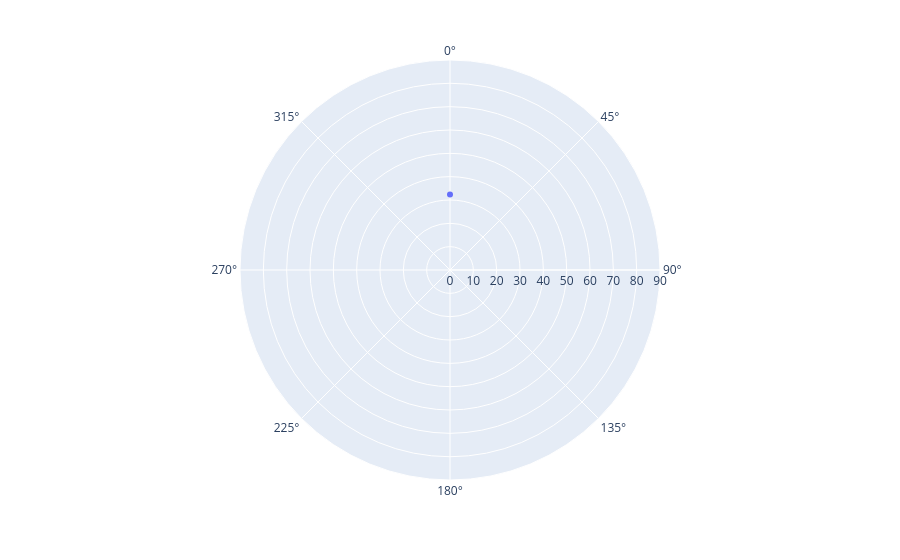

Notebook source saved alongside this figure:
### Code cell
# Let's imagine we have a Equatorial mount telescope, and it is aligned to the north star, on the indices.
# Alt and Az are the two axes, and are zeroed to zero at this point as a definition.
lat = 32.4
alt = 0
az = 0

# We'll start with a unit vector to describe the telescope axis, pointed at the zenith in the Topocentric coordinate frame


fig = px.scatter_polar(r=[lat+alt], theta=[az], range_r=[0,90], range_theta=[0,360])
fig.show()

### Figure 1 — Plotly figure (JSON) as saved in the notebook; plotly's stock layout.template omitted (floating-point values rounded to 4 significant figures)
{"data": [{"hovertemplate": "r=%{r}<br>theta=%{theta}<extra></extra>", "legendgroup": "", "marker": {"color": "#636efa", "symbol": "circle"}, "mode": "markers", "name": "", "r": [32.4], "showlegend": false, "subplot": "polar", "theta": [0], "type": "scatterpolar"}], "layout": {"legend": {"tracegroupgap": 0}, "margin": {"t": 60}, "polar": {"angularaxis": {"direction": "clockwise", "rotation": 90}, "domain": {"x": [0, 1], "y": [0, 1]}, "radialaxis": {"range": [0, 90]}, "sector": [0, 360]}}}
